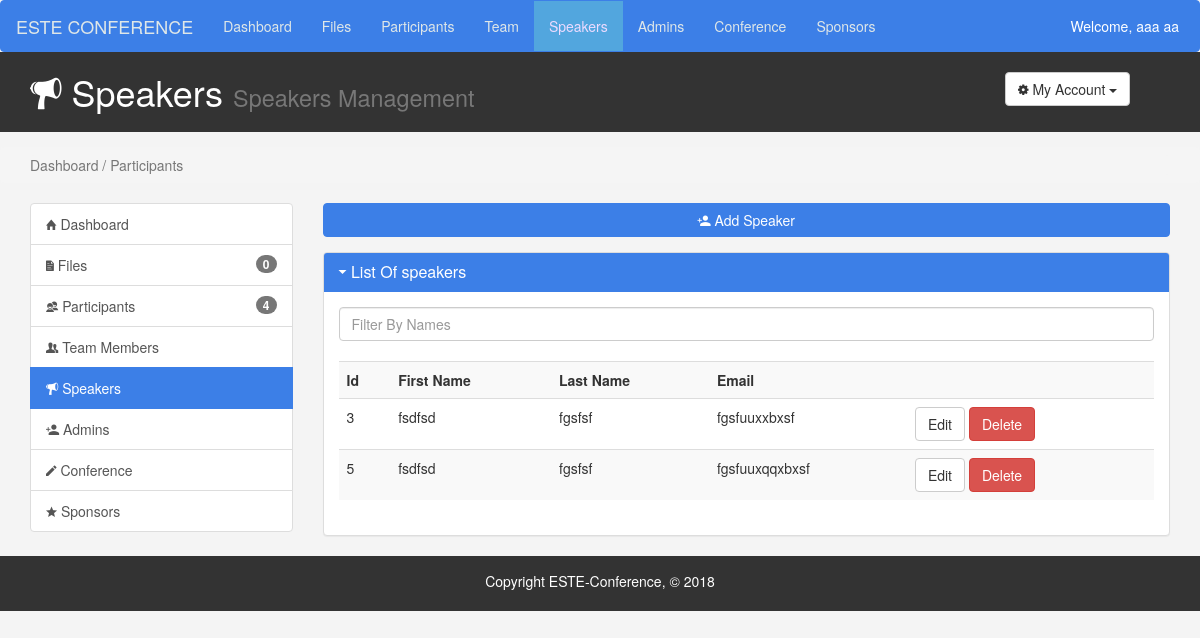
The app's page /view/V_Speaker.php (signed in) with its own data.
### tables this page shows
CREATE TABLE `speaker` (
  `id` int(100) NOT NULL,
  `name` varchar(50) NOT NULL,
  `lastname` varchar(50) NOT NULL,
  `email` varchar(50) NOT NULL,
  `description` text NOT NULL,
  `phone_number` varchar(50) NOT NULL,
  `picture` varchar(100) NOT NULL
);

### model/Admin.php (called while the page is built, shortened)
<?php
	require_once('Person.php');
	require_once('Participant.php');
	require_once('Speaker.php');
	require_once('DAO.php');
	class Admin extends Person
	{
		public static function newFile1()
		{
			$dao = new DAO('pfe');
			$sql='SELECT count(new_file) FROM file WHERE new_file = 1';
			$result=$dao->getpdo()->query($sql);
			$var = $result->fetchColumn();
			return $var;
		}
		public static function newPart1()
		{
			$dao = new DAO('pfe');
			$sql='SELECT count(new_part) FROM participant WHERE new_part = 1';
			$result=$dao->getpdo()->query($sql);
			$var = $result->fetchColumn();
			return $var;
		}
		public static function showAllSpeakers()
		{
			try
			{
				$dao = new DAO('pfe');
				$list = array();
				$list = $dao->getlist('Speaker');
			}
			catch(Exception $e)
			{
				echo 'Message: ' .$e->getMessage();
				return false;
			}
			finally
			{
				return $list;
			}
		}
	}
?>

### model/DAO.php (called while the page is built, shortened)
<?php
class DAO
{
	private $pdo;
	function __construct($db)
	{
		$this->pdo = new PDO('mysql:host=localhost;dbname='.$db,'root','');
	}
    public function getpdo()
    {
        return $this->pdo;
    }
	function getlist($table_name)
	{
		$L=array();
		$sql="select * from ".$table_name;
		$result=$this->pdo->query($sql);
		while($dta=$result->fetch())
        {
			$L[] =  new $table_name($dta);
		}
		return $L;
	}
}
?>

### model/Person.php (called while the page is built, shortened)
<?php
	class Person
	{
		private $id;
		public function getid(){
			return $this->id;
		}
		public function setid($id){
			$this->id = $id ;
		}
	}
?>

### model/Speaker.php (called while the page is built, shortened)
<?php
    require_once('Person.php');
    class Speaker extends Person
    {
        function __construct($table)
        {
			$this->name = $table['name'];
			$this->lastname = $table['lastname'];
            $this->email = $table['email'];
		}
    }
?>

### view/V_Speaker.php (the view, shortened to what this page needs)
<?php
    require_once '../model/Admin.php';
?>
<!doctype html>
<html>
<head>
    <link rel="stylesheet" href="css/bootstrap.min.css">
    <link rel="stylesheet" href="css/ionicons.min.css">
    <link rel="stylesheet" href="css/jBox.css">
    <link rel="stylesheet" href="css/style.css">
</head>
<body>
        <nav class="navbar navbar-default">
                <div class="container-fluid">
                  <div class="navbar-header">
                    <a class="navbar-brand" href="#">ESTE CONFERENCE</a>
                  </div>
                  <ul class="nav navbar-nav">
                    <li><a href="Dashboard.php">Dashboard</a></li>
                    <li><a onclick="update_file_badge();"> Files</a></li>
                    <li><a onclick="update_participant_badge();"> Participants</a></li>
                    <li><a href="V_Team.php"> Team</a></li>
                    <li class="active"><a href="Speakers.php"> Speakers</a></li>
                    <li><a href="V_Admins.php"> Admins</a></li>
                    <li><a href="V_Conference.php"> Conference</a></li>
                    <li><a href="Sponsors.php"> Sponsors</a></li>
                  </ul>
                  <div class="navbar-right" style="color:white;margin-top:15px;">
           		    <span style="margin-right:20px">Welcome, <?php $admin_info=$_SESSION['Admin'];
                	echo $admin_info->name.' '.$admin_info->lastname;  ?></span>
                </div>
                </div>
        </nav>
<header id="header">
        <div class="container">
            <div class="row">
                <div class="col-md-10">
                    <h1><span class="ion-speakerphone" aria-hidden="true"></span> Speakers <small> Speakers Management
</small></h1>
                </div>
                <div class="col-md-2">
                    <div class="dropdown create">
                        <button class="btn btn-default dropdown-toggle" type="button" id="dropdownMenu1" data-toggle="dropdown" aria-haspopup="true" aria-expanded="true">
                            <span class="ion-gear-b" aria-hidden="true"></span> My Account
                            <span class="caret"></span>
                        </button>
                    </div>
                </div>
            </div>
        </div>
    </header>
    <section class="breadcrumb">
        <div class="container">
            <ol class="breadcrumb" style="padding:0;margin:0;">
                <li class="active">Dashboard / Participants</li>
            </ol>
        </div>
    </section>
    <section id="main">
        <div class="container">
            <div class="row">
                <div class="col-md-3">
                    <div class="list-group">
                        <a href="V_Dashboard.php" class="list-group-item"><span class="ion-home" aria-hidden="true"></span> Dashboard</a>
                        <a onclick="update_file_badge();"  class="list-group-item"><i class="ion-document-text"></i></span> Files<span class="badge"><?= Admin::newFile1() ?></span></a>
                        <a onclick="update_participant_badge();" class="list-group-item"><span class="ion-android-contacts" aria-hidden="true"></span> Participants</span><span class="badge"><?= Admin::newPart1()?></span></a>
                        <a href="V_Team.php" class="list-group-item"><span class="ion-person-stalker" aria-hidden="true"></span> Team Members</span></a>
                        <a href="V_Speaker.php" class="list-group-item active main-color-bg"><span class="ion-speakerphone" aria-hidden="true"></span> Speakers</span></a>
                        <a href="V_Admins.php" class="list-group-item"><span class="ion-android-person-add" aria-hidden="true"></span> Admins</a>
                        <a href="V_Conference.php" class="list-group-item"><span class="ion-android-create" aria-hidden="true"></span> Conference</span></a>
                        <a href="V_Sponsor.php" class="list-group-item"><span class="ion-android-star" aria-hidden="true"></span> Sponsors</span></a>
                        </div>
                </div>
                     <div class="col-md-9">
                        <div class="row">
                                    <div class="ds-btn">
                                            <button type="button" class="btn main-color-bg btn-block" data-toggle="modal" data-target=".bd-example-modal-lg">
                                                <i class="ion-android-person-add"></i>
                                                <span> Add Speaker<br></span>
                                            </button>
                                    </div>
                        </div>
                <div class="panel panel-default ">
                    <div class="panel-heading main-color-bg">
                        </span><h3 class="panel-title"><span class="ion-android-arrow-dropdown" aria-hidden="true"></span> List Of speakers</h3>
                    </div>
                    <div class="panel-body">
                        <div class="row">
                            <div class="col-md-12">
                                <input class="form-control" id="myInput" onkeyup="myFunction()" type="text" placeholder="Filter By Names"/>
                            </div>
                        </div>
                        <br>
                        <table id="myTable" class="table table-striped table-hover">
                                <tr class="header">
                                    <th>Id</th>
                                    <th>First Name</th>
                                    <th>Last Name</th>
                                    <th>Email</th>
                                    <th></th>
                                </tr>
                                    <?php
                                    $tab = Admin::showAllSpeakers();
                                    foreach($tab as $value){
                                    ?>
                                    <tr>
                                        <td><?php echo $value->getid() ?></td>
                                        <td><?php echo $value->name ?></td>
                                        <td><?php echo $value->lastname ?></td>
                                        <td><?php echo $value->email ?></td>
                                        <td>
                                            <button type="button" id="sub<?php echo $value->getid() ?>" class="btn btn-default show_admin" onClick="getModal(<?php echo $value->getid() ?>,'<?= $value->name.' '.$value->lastname ?>')" >Edit</button>
                                            <button  onclick="delete_speaker(<?php echo $value->getid() ?>)"  type="submit" name="delete_admin_btn" class="btn btn-danger" id="<?php echo $value->getid() ?>">Delete</button>
                                        </td>
                                    </tr>
                                     <?php
                                    }
                                    ?>
                            </table>
                    </div>
                </div>
            </div>
        </div>
    </section>
    <footer id="footer">
        <p>Copyright ESTE-Conference, &copy; 2018</p>
    </footer>
</body>
</html>

### view/css/style.css (style rules this page uses)
body { background: #f4f4f4; }
.main-color-bg { background: #0099ff !important; border-color: #0099ff !important; color: #fff !important; }
.navbar { margin: 0; padding:0; }
.navbar-default { background-color: #3c7fe7; border-color: #3c7fe7; }
.navbar-default .navbar-brand { color: #dfe7e8; }
.navbar-default .navbar-nav > li > a { color: #dfe7e8; }
.navbar-default .navbar-nav > .active > a, .navbar-default .navbar-nav > .active > a:hover, .navbar-default .navbar-nav > .active > a:focus { color: #ecdbff; background-color: #52a6de; }
#header { background: #333333; color:#fff; padding-bottom: 10px; margin-bottom: 15px; }
#header .create { padding-top:20px; }
.main-color-bg { background: #3c7fe7 !important; border-color: #3c7fe7 !important; color: #fff !important; }
#footer { background: #333333; color:#fff; padding: 10px; padding-top: 15px; text-align: center; }
.ds-btn { margin:0 15px 15px 15px }

### records on screen
speaker: id "3", name "fsdfsd", lastname "fgsfsf", email "fgsfuuxxbxsf"
speaker: id "5", name "fsdfsd", lastname "fgsfsf", email "fgsfuuxqqxbxsf"

### other values on screen
$admin_info->name "aaa"
$admin_info->lastname "aa"
Admin::newFile1() "0"
Admin::newPart1() "4"
